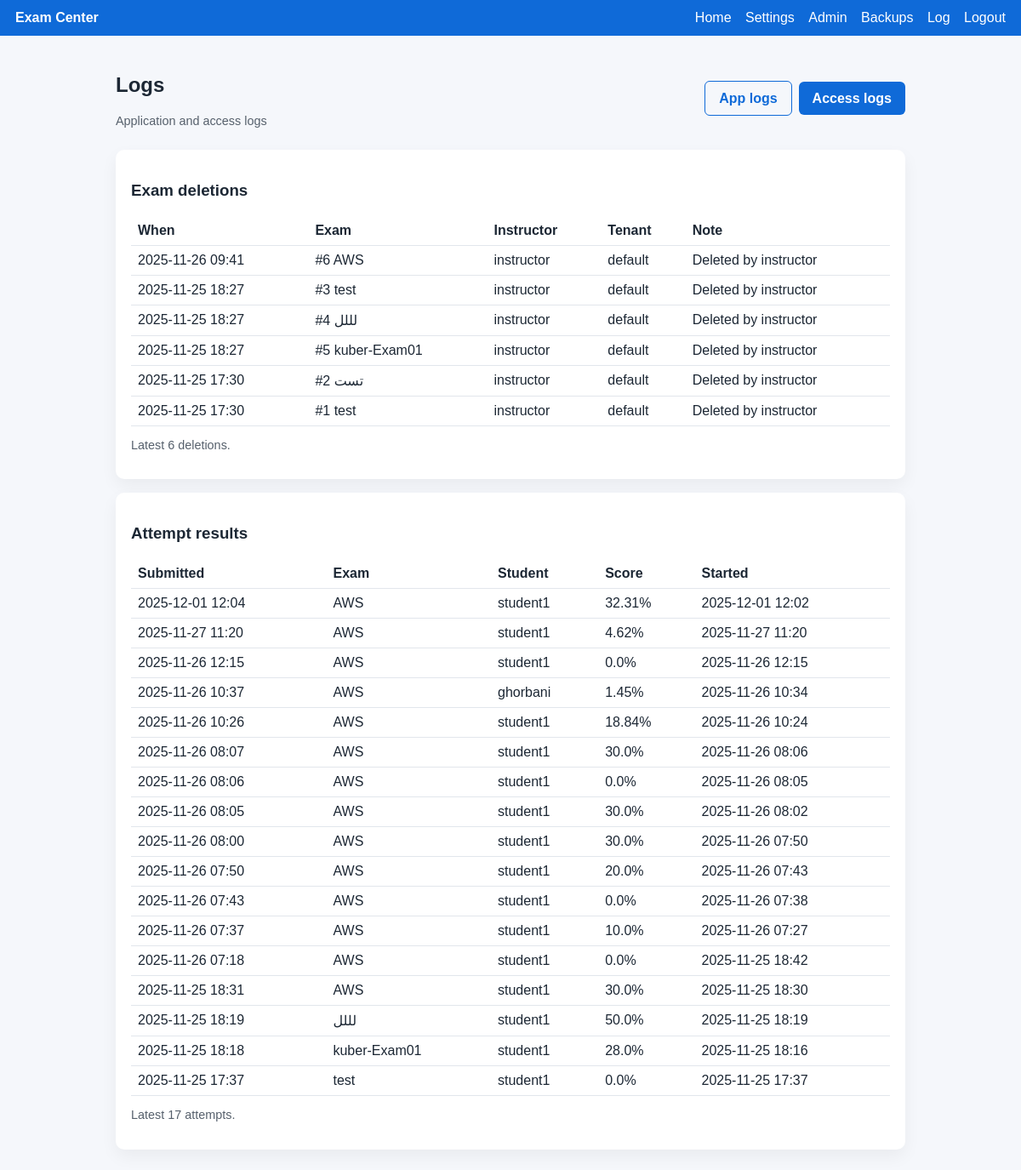
The app's page /logs (signed in) with its own data.
### app/models/__init__.py (models this page shows, shortened)
class ExamDeletionLog(db.Model):
    id = db.Column(db.Integer, primary_key=True)
    exam_id = db.Column(db.Integer, nullable=False)
    exam_title = db.Column(db.String(200))
    instructor_id = db.Column(db.Integer, db.ForeignKey("user.id"), nullable=False)
    tenant_id = db.Column(db.Integer, db.ForeignKey("tenant.id"), nullable=False)
    deleted_at = db.Column(db.DateTime, nullable=False, default=datetime.utcnow)
    note = db.Column(db.Text)
    instructor = db.relationship("User", foreign_keys=[instructor_id])
    tenant = db.relationship("Tenant")

class User(db.Model):
    id = db.Column(db.Integer, primary_key=True)
    username = db.Column(db.String(80), unique=True, nullable=False)
    password_hash = db.Column(db.String(256), nullable=False)
    role = db.Column(db.String(20), nullable=False)  # instructor or student
    full_name = db.Column(db.String(120))
    tenant_id = db.Column(db.Integer, db.ForeignKey("tenant.id"), nullable=False)
    tenant = db.relationship("Tenant")
    instructor_id = db.Column(db.Integer, db.ForeignKey("user.id"))
    instructor = db.relationship("User", remote_side=[id], backref="students", foreign_keys=[instructor_id])
    timezone = db.Column(db.String(64))

class Tenant(db.Model):
    id = db.Column(db.Integer, primary_key=True)
    name = db.Column(db.String(120), nullable=False)
    slug = db.Column(db.String(80), unique=True, nullable=False)

class Exam(db.Model):
    id = db.Column(db.Integer, primary_key=True)
    title = db.Column(db.String(200), nullable=False)
    description = db.Column(db.Text)
    start_at = db.Column(db.DateTime, nullable=False)
    end_at = db.Column(db.DateTime, nullable=False)
    duration_minutes = db.Column(db.Integer, nullable=False)
    created_by = db.Column(db.Integer, db.ForeignKey("user.id"), nullable=False)
    tenant_id = db.Column(db.Integer, db.ForeignKey("tenant.id"), nullable=False)
    tenant = db.relationship("Tenant")
    creator = db.relationship("User", foreign_keys=[created_by])
    timezone = db.Column(db.String(64), nullable=False, default="UTC")
    deleted_at = db.Column(db.DateTime)
    question_limit = db.Column(db.Integer)
    is_closed = db.Column(db.Boolean, default=False)
    closed_at = db.Column(db.DateTime)
    questions = db.relationship("Question", backref="exam", cascade="all, delete-orphan")

class Attempt(db.Model):
    id = db.Column(db.Integer, primary_key=True)
    exam_id = db.Column(db.Integer, db.ForeignKey("exam.id"), nullable=False)
    student_id = db.Column(db.Integer, db.ForeignKey("user.id"), nullable=False)
    started_at = db.Column(db.DateTime, nullable=False, default=datetime.utcnow)
    submitted_at = db.Column(db.DateTime)
    score_percent = db.Column(db.Float)
    num_correct = db.Column(db.Integer)
    num_questions = db.Column(db.Integer)
    question_order = db.Column(db.Text, nullable=False)  # JSON list of question IDs
    tenant_id = db.Column(db.Integer, db.ForeignKey("tenant.id"), nullable=False)
    tenant = db.relationship("Tenant")
    student = db.relationship("User")
    exam = db.relationship("Exam", backref="attempts")

### app/controllers/admin.py (the view)
@bp.route("/logs")
@login_required(role="admin")
def admin_logs():
    admin_user = get_current_user()
    admin_tz = admin_user.timezone or "UTC"
    view = request.args.get("view", "app")
    access_logs = []
    deletion_logs = []
    attempt_logs = []
    filters: dict[str, str] = {}
    if view == "access":
        search = request.args.get("q", "").strip()
        ip_filter = request.args.get("ip", "").strip()
        method_filter = request.args.get("method", "").strip().upper()
        user_filter = request.args.get("user", "").strip()
        access_query = AccessLog.query
        if ip_filter:
            access_query = access_query.filter(AccessLog.ip.ilike(f"%{ip_filter}%"))
        if method_filter:
            access_query = access_query.filter(AccessLog.method.ilike(method_filter))
        if search:
            access_query = access_query.filter(
                or_(
                    AccessLog.path.ilike(f"%{search}%"),
                    AccessLog.user_agent.ilike(f"%{search}%"),
                )
            )
        if user_filter:
            access_query = access_query.join(User, isouter=True).filter(User.username.ilike(f"%{user_filter}%"))
        raw_access = access_query.order_by(AccessLog.created_at.desc()).limit(300).all()
        for log in raw_access:
            access_logs.append(
                {
                    "time": fmt_dt(to_local(log.created_at, admin_tz)),
                    "ip": log.ip,
                    "path": log.path,
                    "method": log.method,
                    "user": log.user,
                    "ua": log.user_agent,
                }
            )
        filters = {
            "q": search,
            "ip": ip_filter,
            "method": method_filter,
            "user": user_filter,
        }
    else:
        deletion_raw = ExamDeletionLog.query.order_by(ExamDeletionLog.deleted_at.desc()).limit(200).all()
        deletion_logs = [
            {"obj": log, "deleted_local": fmt_dt(to_local(log.deleted_at, admin_tz))}
            for log in deletion_raw
        ]
        attempt_raw = Attempt.query.order_by(Attempt.submitted_at.desc().nullslast()).limit(200).all()
        for att in attempt_raw:
            attempt_logs.append(
                {
                    "obj": att,
                    "started_local": fmt_dt(to_local(att.started_at, admin_tz)),
                    "submitted_local": fmt_dt(to_local(att.submitted_at, admin_tz)) if att.submitted_at else None,
                }
            )
    return render_template(
        "logs.html",
        access_logs=access_logs,
        deletion_logs=deletion_logs,
        attempt_logs=attempt_logs,
        view=view,
        filters=filters,
    )

### app/controllers/core.py (called while the page is built)
@bp.before_app_request
def log_access():
    if request.path.startswith("/static"):
        return
    user = get_current_user()
    tenant_id = user.tenant_id if user else None
    ip = request.headers.get("X-Forwarded-For", request.remote_addr)
    try:
        entry = AccessLog(
            ip=ip,
            path=request.path[:400],
            method=request.method,
            user_agent=(request.headers.get("User-Agent") or "")[:400],
            user_id=user.id if user else None,
            tenant_id=tenant_id,
        )
        db.session.add(entry)
        db.session.commit()
    except Exception:
        db.session.rollback()

### app/services/timezone.py (called while the page is built)
def to_local(dt: datetime | None, tz_name: str) -> datetime | None:
    if not dt:
        return dt
    try:
        tz = ZoneInfo(tz_name)
    except Exception:  # pragma: no cover
        tz = timezone.utc
    if dt.tzinfo is None:
        dt = dt.replace(tzinfo=timezone.utc)
    return dt.astimezone(tz)

def fmt_dt(dt: datetime | None) -> str:
    if not dt:
        return ""
    return dt.strftime("%Y-%m-%d %H:%M")

### app/utils/auth.py (called while the page is built)
def get_current_user():
    uid = session.get("user_id")
    if not uid:
        return None
    return db.session.get(User, uid)

def login_required(role=None):
    def decorator(func):
        @wraps(func)
        def wrapper(*args, **kwargs):
            user = get_current_user()
            if not user:
                flash("Please log in first.")
                return redirect(url_for("auth.login"))
            if role:
                allowed = {role} if isinstance(role, str) else set(role)
                if user.role != "admin" and user.role not in allowed:
                    abort(403)
            return func(*args, **kwargs)
        return wrapper
    return decorator

### templates/logs.html (shortened to what this page needs)
{% extends "layout.html" %}
{% block content %}
<div class="toolbar">
  <div>
    <h2>Logs</h2>
    <p class="hint">Application and access logs</p>
  </div>
  <div class="actions">
    <a class="btn {% if view != 'access' %}ghost{% endif %}" href="{{ url_for('admin.admin_logs', view='app') }}">App logs</a>
    <a class="btn {% if view == 'access' %}ghost{% endif %}" href="{{ url_for('admin.admin_logs', view='access') }}">Access logs</a>
  </div>
</div>
{% if view == 'access' %}
  <div class="card">
    <h3>Access logs</h3>
    <p class="hint">Click IP to fetch GeoIP (via free API)</p>
    <form method="get" class="filters">
      <input type="hidden" name="view" value="access">
      <label>Search (path / UA)
        <input type="text" name="q" value="{{ filters.get('q', '') }}" placeholder="/admin or chrome">
      </label>
      <label>IP
        <input type="text" name="ip" value="{{ filters.get('ip', '') }}" placeholder="192.168.1.1">
      </label>
      <label>Method
        <select name="method">
          {% set m = filters.get('method', '') %}
          <option value="">Any</option>
          {% for opt in ["GET","POST","PUT","DELETE","PATCH","OPTIONS"] %}
            <option value="{{ opt }}" {% if m==opt %}selected{% endif %}>{{ opt }}</option>
          {% endfor %}
        </select>
      </label>
      <label>User (username contains)
        <input type="text" name="user" value="{{ filters.get('user', '') }}" placeholder="admin">
      </label>
      <div class="actions">
        <button type="submit" class="btn">Apply</button>
        <a class="btn ghost" href="{{ url_for('admin.admin_logs', view='access') }}">Clear</a>
      </div>
    </form>
    <table class="table logs-table compact">
      <thead>
        <tr>
          <th>Time</th>
          <th>IP</th>
          <th>Path</th>
          <th>Method</th>
          <th>User</th>
          <th>UA</th>
        </tr>
      </thead>
      <tbody>
        {% for log in access_logs %}
          <tr>
            <td>{{ log.time }}</td>
            <td><a href="#" class="geoip" data-ip="{{ log.ip }}">{{ log.ip or "-" }}</a></td>
            <td class="path-cell">{{ log.path }}</td>
            <td>{{ log.method }}</td>
            <td>{{ log.user.username if log.user else "-" }}</td>
            <td class="ua-cell hint">{{ log.ua }}</td>
          </tr>
        {% endfor %}
      </tbody>
    </table>
    <p class="hint">Latest {{ access_logs|length }} access entries.</p>
  </div>
{% else %}
  <div class="card">
    <h3>Exam deletions</h3>
    <table class="table">
      <thead>
        <tr>
          <th>When</th>
          <th>Exam</th>
          <th>Instructor</th>
          <th>Tenant</th>
          <th>Note</th>
        </tr>
      </thead>
      <tbody>
        {% for log in deletion_logs %}
          <tr>
            <td>{{ log.deleted_local }}</td>
            <td>#{{ log.obj.exam_id }} {{ log.obj.exam_title }}</td>
            <td>{{ log.obj.instructor.username if log.obj.instructor else log.obj.instructor_id }}</td>
            <td>{{ log.obj.tenant.slug }}</td>
            <td>{{ log.obj.note }}</td>
          </tr>
        {% endfor %}
      </tbody>
    </table>
    <p class="hint">Latest {{ deletion_logs|length }} deletions.</p>
  </div>
  <div class="card">
    <h3>Attempt results</h3>
    <table class="table">
      <thead>
        <tr>
          <th>Submitted</th>
          <th>Exam</th>
          <th>Student</th>
          <th>Score</th>
          <th>Started</th>
        </tr>
      </thead>
      <tbody>
        {% for att in attempt_logs %}
          <tr>
            <td>{{ att.submitted_local or "-" }}</td>
            <td>{{ att.obj.exam.title if att.obj.exam else att.obj.exam_id }}</td>
            <td>{{ att.obj.student.username if att.obj.student else att.obj.student_id }}</td>
            <td>{% if att.obj.submitted_at %}{{ att.obj.score_percent }}%{% else %}In progress{% endif %}</td>
            <td>{{ att.started_local }}</td>
          </tr>
        {% endfor %}
      </tbody>
    </table>
    <p class="hint">Latest {{ attempt_logs|length }} attempts.</p>
  </div>
{% endif %}
{% endblock %}

### static/style.css (style rules this page uses)
* { box-sizing: border-box; }
body { font-family: Arial, sans-serif; margin: 0; background: #f5f7fb; color: #1c2734; }
a { color: #0f6ad8; text-decoration: none; }
.card { background: #fff; border-radius: 10px; padding: 18px; box-shadow: 0 8px 20px rgba(0,0,0,0.05); margin-bottom: 16px; }
.toolbar { display: flex; justify-content: space-between; align-items: center; margin-bottom: 12px; gap: 8px; flex-wrap: wrap; }
button, .btn { display: inline-block; padding: 10px 16px; border: none; border-radius: 6px; background: #0f6ad8; color: #fff; cursor: pointer; font-weight: 700; font-family: inherit; font-size: 1em; line-height: 1.2; text-decoration: none; }
button.ghost, .btn.ghost { background: transparent; color: #0f6ad8; border: 1px solid #0f6ad8; }
.hint { color: #56606c; font-size: 0.9em; }
.table { width: 100%; border-collapse: collapse; }
.table th, .table td { padding: 8px; border-bottom: 1px solid #e2e6ec; text-align: left; }
.actions { display: flex; gap: 8px; justify-content: flex-end; align-items: center; flex-wrap: wrap; }
.toolbar .actions { justify-content: flex-end; flex-wrap: wrap; }
.ghost { background: transparent; }

### records on screen
ExamDeletionLog: obj.exam_id "6", obj.exam_title "AWS", obj.note "Deleted by instructor"
User: obj.instructor "instructor" "instructor" "instructor" "instructor" "instructor" "instructor"
Tenant: obj.tenant.slug "default" "default" "default" "default" "default" "default"
ExamDeletionLog: obj.exam_id "3", obj.exam_title "test", obj.note "Deleted by instructor"
ExamDeletionLog: obj.exam_id "4", obj.exam_title "لللل", obj.note "Deleted by instructor"
ExamDeletionLog: obj.exam_id "5", obj.exam_title "kuber-Exam01", obj.note "Deleted by instructor"
ExamDeletionLog: obj.exam_id "2", obj.exam_title "تست", obj.note "Deleted by instructor"
ExamDeletionLog: obj.exam_id "1", obj.exam_title "test", obj.note "Deleted by instructor"
Exam: obj.exam "AWS" "AWS" "AWS" "AWS" "AWS"
User: obj.student "student1" "student1" "student1" "student1" "student1" "student1" "student1" "student1" "student1" "student1" "student1" "student1" "student1" "student1" "student1" "student1"
Attempt: obj.score_percent "32.31"
Attempt: obj.score_percent "4.62"
Attempt: obj.score_percent "0.0"
User: obj.student "ghorbani"
Attempt: obj.score_percent "1.45"
Attempt: obj.score_percent "18.84"
Exam: obj.exam "AWS" "AWS" "AWS" "AWS" "AWS" "AWS" "AWS" "AWS" "AWS"
Attempt: obj.score_percent "30.0"
Attempt: obj.score_percent "0.0"
Attempt: obj.score_percent "30.0"
Attempt: obj.score_percent "30.0"
Attempt: obj.score_percent "20.0"
Attempt: obj.score_percent "0.0"
Attempt: obj.score_percent "10.0"
Attempt: obj.score_percent "0.0"
Attempt: obj.score_percent "30.0"
Exam: obj.exam "لللل"
Attempt: obj.score_percent "50.0"
Exam: obj.exam "kuber-Exam01"
Attempt: obj.score_percent "28.0"
Exam: obj.exam "test"
Attempt: obj.score_percent "0.0"

### other values on screen
{{ log.deleted_local }} "2025-11-26 09:41" "2025-11-25 18:27" "2025-11-25 18:27" "2025-11-25 18:27" "2025-11-25 17:30" "2025-11-25 17:30"
{{ deletion_logs|length }} "6"
{{ att.submitted_local or "-" }} "2025-12-01 12:04" "2025-11-27 11:20" "2025-11-26 12:15" "2025-11-26 10:37" "2025-11-26 10:26" "2025-11-26 08:07" "2025-11-26 08:06" "2025-11-26 08:05" "2025-11-26 08:00" "2025-11-26 07:50" "2025-11-26 07:43" "2025-11-26 07:37" "2025-11-26 07:18" "2025-11-25 18:31" "2025-11-25 18:19" "2025-11-25 18:18" "2025-11-25 17:37"
{{ att.started_local }} "2025-12-01 12:02" "2025-11-27 11:20" "2025-11-26 12:15" "2025-11-26 10:34" "2025-11-26 10:24" "2025-11-26 08:06" "2025-11-26 08:05" "2025-11-26 08:02" "2025-11-26 07:50" "2025-11-26 07:43" "2025-11-26 07:38" "2025-11-26 07:27" "2025-11-25 18:42" "2025-11-25 18:30" "2025-11-25 18:19" "2025-11-25 18:16" "2025-11-25 17:37"
{{ attempt_logs|length }} "17"
